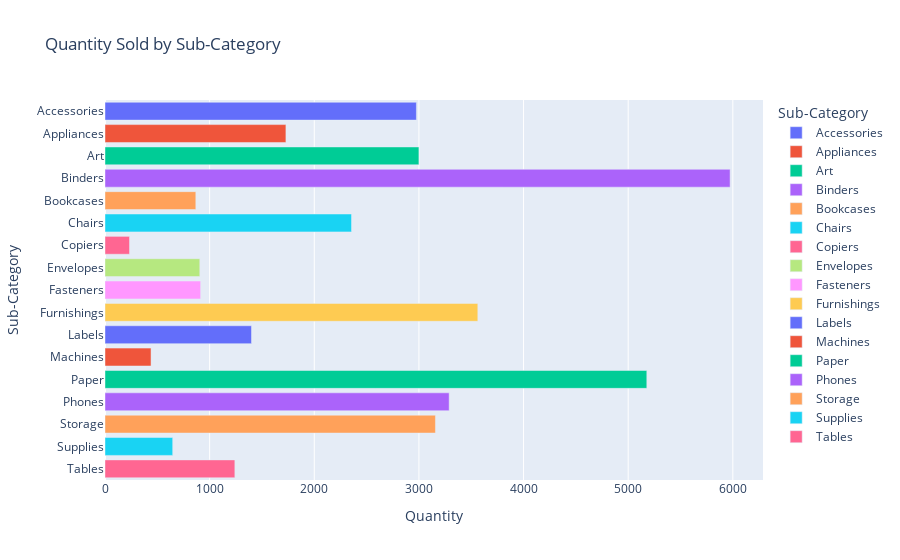

Notebook source saved alongside this figure:
### Code cell
# 8. Horizontal Bar Chart
subcategory_quantity = pp.groupby('Sub-Category')['Quantity'].sum().reset_index()
fig8 = px.bar(subcategory_quantity, y='Sub-Category', x='Quantity', orientation='h',
              title='Quantity Sold by Sub-Category', color='Sub-Category')
fig8.show()

### Figure 1 — Plotly figure (JSON) as saved in the notebook; plotly's stock layout.template omitted (floating-point values rounded to 4 significant figures)
{"data": [{"alignmentgroup": "True", "hovertemplate": "Sub-Category=%{y}<br>Quantity=%{x}<extra></extra>", "legendgroup": "Accessories", "marker": {"color": "#636efa", "pattern": {"shape": ""}}, "name": "Accessories", "offsetgroup": "Accessories", "orientation": "h", "showlegend": true, "textposition": "auto", "type": "bar", "x": [2976], "xaxis": "x", "y": ["Accessories"], "yaxis": "y"}, {"alignmentgroup": "True", "hovertemplate": "Sub-Category=%{y}<br>Quantity=%{x}<extra></extra>", "legendgroup": "Appliances", "marker": {"color": "#EF553B", "pattern": {"shape": ""}}, "name": "Appliances", "offsetgroup": "Appliances", "orientation": "h", "showlegend": true, "textposition": "auto", "type": "bar", "x": [1729], "xaxis": "x", "y": ["Appliances"], "yaxis": "y"}, {"alignmentgroup": "True", "hovertemplate": "Sub-Category=%{y}<br>Quantity=%{x}<extra></extra>", "legendgroup": "Art", "marker": {"color": "#00cc96", "pattern": {"shape": ""}}, "name": "Art", "offsetgroup": "Art", "orientation": "h", "showlegend": true, "textposition": "auto", "type": "bar", "x": [3000], "xaxis": "x", "y": ["Art"], "yaxis": "y"}, {"alignmentgroup": "True", "hovertemplate": "Sub-Category=%{y}<br>Quantity=%{x}<extra></extra>", "legendgroup": "Binders", "marker": {"color": "#ab63fa", "pattern": {"shape": ""}}, "name": "Binders", "offsetgroup": "Binders", "orientation": "h", "showlegend": true, "textposition": "auto", "type": "bar", "x": [5974], "xaxis": "x", "y": ["Binders"], "yaxis": "y"}, {"alignmentgroup": "True", "hovertemplate": "Sub-Category=%{y}<br>Quantity=%{x}<extra></extra>", "legendgroup": "Bookcases", "marker": {"color": "#FFA15A", "pattern": {"shape": ""}}, "name": "Bookcases", "offsetgroup": "Bookcases", "orientation": "h", "showlegend": true, "textposition": "auto", "type": "bar", "x": [868], "xaxis": "x", "y": ["Bookcases"], "yaxis": "y"}, {"alignmentgroup": "True", "hovertemplate": "Sub-Category=%{y}<br>Quantity=%{x}<extra></extra>", "legendgroup": "Chairs", "marker": {"color": "#19d3f3", "pattern": {"shape": ""}}, "name": "Chairs", "offsetgroup": "Chairs", "orientation": "h", "showlegend": true, "textposition": "auto", "type": "bar", "x": [2356], "xaxis": "x", "y": ["Chairs"], "yaxis": "y"}, {"alignmentgroup": "True", "hovertemplate": "Sub-Category=%{y}<br>Quantity=%{x}<extra></extra>", "legendgroup": "Copiers", "marker": {"color": "#FF6692", "pattern": {"shape": ""}}, "name": "Copiers", "offsetgroup": "Copiers", "orientation": "h", "showlegend": true, "textposition": "auto", "type": "bar", "x": [234], "xaxis": "x", "y": ["Copiers"], "yaxis": "y"}, {"alignmentgroup": "True", "hovertemplate": "Sub-Category=%{y}<br>Quantity=%{x}<extra></extra>", "legendgroup": "Envelopes", "marker": {"color": "#B6E880", "pattern": {"shape": ""}}, "name": "Envelopes", "offsetgroup": "Envelopes", "orientation": "h", "showlegend": true, "textposition": "auto", "type": "bar", "x": [906], "xaxis": "x", "y": ["Envelopes"], "yaxis": "y"}, {"alignmentgroup": "True", "hovertemplate": "Sub-Category=%{y}<br>Quantity=%{x}<extra></extra>", "legendgroup": "Fasteners", "marker": {"color": "#FF97FF", "pattern": {"shape": ""}}, "name": "Fasteners", "offsetgroup": "Fasteners", "orientation": "h", "showlegend": true, "textposition": "auto", "type": "bar", "x": [914], "xaxis": "x", "y": ["Fasteners"], "yaxis": "y"}, {"alignmentgroup": "True", "hovertemplate": "Sub-Category=%{y}<br>Quantity=%{x}<extra></extra>", "legendgroup": "Furnishings", "marker": {"color": "#FECB52", "pattern": {"shape": ""}}, "name": "Furnishings", "offsetgroup": "Furnishings", "orientation": "h", "showlegend": true, "textposition": "auto", "type": "bar", "x": [3563], "xaxis": "x", "y": ["Furnishings"], "yaxis": "y"}, {"alignmentgroup": "True", "hovertemplate": "Sub-Category=%{y}<br>Quantity=%{x}<extra></extra>", "legendgroup": "Labels", "marker": {"color": "#636efa", "pattern": {"shape": ""}}, "name": "Labels", "offsetgroup": "Labels", "orientation": "h", "showlegend": true, "textposition": "auto", "type": "bar", "x": [1400], "xaxis": "x", "y": ["Labels"], "yaxis": "y"}, {"alignmentgroup": "True", "hovertemplate": "Sub-Category=%{y}<br>Quantity=%{x}<extra></extra>", "legendgroup": "Machines", "marker": {"color": "#EF553B", "pattern": {"shape": ""}}, "name": "Machines", "offsetgroup": "Machines", "orientation": "h", "showlegend": true, "textposition": "auto", "type": "bar", "x": [440], "xaxis": "x", "y": ["Machines"], "yaxis": "y"}, {"alignmentgroup": "True", "hovertemplate": "Sub-Category=%{y}<br>Quantity=%{x}<extra></extra>", "legendgroup": "Paper", "marker": {"color": "#00cc96", "pattern": {"shape": ""}}, "name": "Paper", "offsetgroup": "Paper", "orientation": "h", "showlegend": true, "textposition": "auto", "type": "bar", "x": [5178], "xaxis": "x", "y": ["Paper"], "yaxis": "y"}, {"alignmentgroup": "True", "hovertemplate": "Sub-Category=%{y}<br>Quantity=%{x}<extra></extra>", "legendgroup": "Phones", "marker": {"color": "#ab63fa", "pattern": {"shape": ""}}, "name": "Phones", "offsetgroup": "Phones", "orientation": "h", "showlegend": true, "textposition": "auto", "type": "bar", "x": [3289], "xaxis": "x", "y": ["Phones"], "yaxis": "y"}, {"alignmentgroup": "True", "hovertemplate": "Sub-Category=%{y}<br>Quantity=%{x}<extra></extra>", "legendgroup": "Storage", "marker": {"color": "#FFA15A", "pattern": {"shape": ""}}, "name": "Storage", "offsetgroup": "Storage", "orientation": "h", "showlegend": true, "textposition": "auto", "type": "bar", "x": [3158], "xaxis": "x", "y": ["Storage"], "yaxis": "y"}, {"alignmentgroup": "True", "hovertemplate": "Sub-Category=%{y}<br>Quantity=%{x}<extra></extra>", "legendgroup": "Supplies", "marker": {"color": "#19d3f3", "pattern": {"shape": ""}}, "name": "Supplies", "offsetgroup": "Supplies", "orientation": "h", "showlegend": true, "textposition": "auto", "type": "bar", "x": [647], "xaxis": "x", "y": ["Supplies"], "yaxis": "y"}, {"alignmentgroup": "True", "hovertemplate": "Sub-Category=%{y}<br>Quantity=%{x}<extra></extra>", "legendgroup": "Tables", "marker": {"color": "#FF6692", "pattern": {"shape": ""}}, "name": "Tables", "offsetgroup": "Tables", "orientation": "h", "showlegend": true, "textposition": "auto", "type": "bar", "x": [1241], "xaxis": "x", "y": ["Tables"], "yaxis": "y"}], "layout": {"barmode": "relative", "legend": {"title": {"text": "Sub-Category"}, "tracegroupgap": 0}, "title": {"text": "Quantity Sold by Sub-Category"}, "xaxis": {"anchor": "y", "domain": [0, 1], "title": {"text": "Quantity"}}, "yaxis": {"anchor": "x", "categoryarray": ["Tables", "Supplies", "Storage", "Phones", "Paper", "Machines", "Labels", "Furnishings", "Fasteners", "Envelopes", "Copiers", "Chairs", "Bookcases", "Binders", "Art", "Appliances", "Accessories"], "categoryorder": "array", "domain": [0, 1], "title": {"text": "Sub-Category"}}}}
